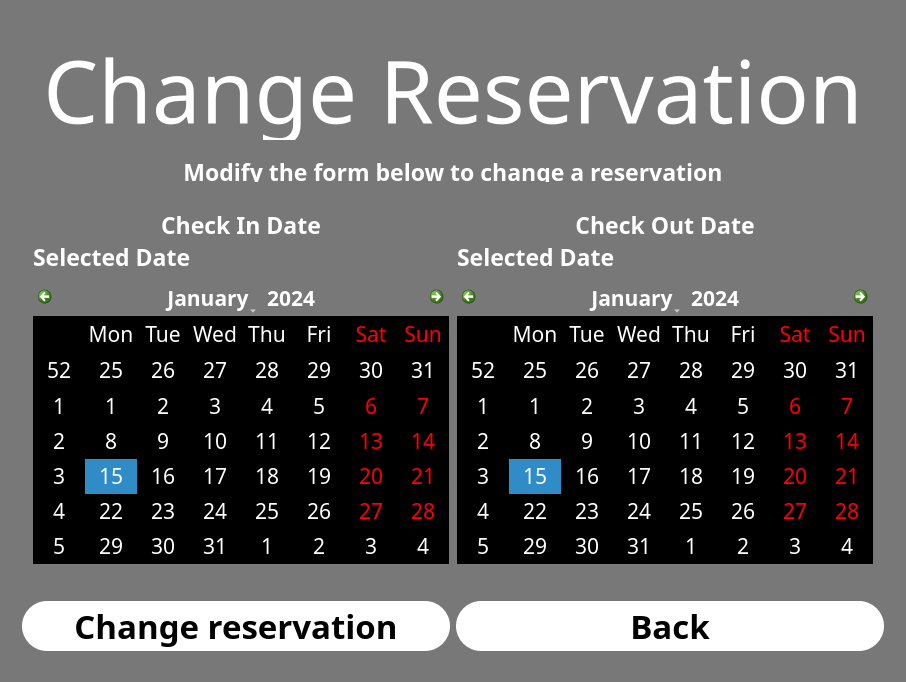
         <widget class="QWidget" name="change">
          <layout class="QVBoxLayout" name="verticalLayout_37">
           <property name="spacing">
            <number>0</number>
           </property>
           <property name="leftMargin">
            <number>0</number>
           </property>
           <property name="topMargin">
            <number>0</number>
           </property>
           <property name="rightMargin">
            <number>0</number>
           </property>
           <property name="bottomMargin">
            <number>0</number>
           </property>
           <item>
            <widget class="QFrame" name="frame_33">
             <property name="styleSheet">
              <string notr="true">

QFrame
{
	background:rgba(0,0,0,0.5);
	
	
}

*{
	
}


QLabel
{
	color:white;
	background: transparent;
}



QLineEdit
{
	background:transparent;
	border:none;
	color: rgb(15, 15, 15);
	border-bottom:1px solid  rgb(35, 35, 35);
}



</string>
             </property>
             <property name="frameShape">
              <enum>QFrame::NoFrame</enum>
             </property>
             <property name="frameShadow">
              <enum>QFrame::Raised</enum>
             </property>
             <layout class="QVBoxLayout" name="verticalLayout_32">
              <property name="spacing">
               <number>0</number>
              </property>
              <property name="leftMargin">
               <number>0</number>
              </property>
              <property name="topMargin">
               <number>0</number>
              </property>
              <property name="rightMargin">
               <number>0</number>
              </property>
              <property name="bottomMargin">
               <number>0</number>
              </property>
              <item>
               <spacer name="verticalSpacer_15">
                <property name="orientation">
                 <enum>Qt::Vertical</enum>
                </property>
                <property name="sizeType">
                 <enum>QSizePolicy::Fixed</enum>
                </property>
                <property name="sizeHint" stdset="0">
                 <size>
                  <width>20</width>
                  <height>40</height>
                 </size>
                </property>
               </spacer>
              </item>
              <item>
               <widget class="QLabel" name="label_21">
                <property name="maximumSize">
                 <size>
                  <width>16777215</width>
                  <height>100</height>
                 </size>
                </property>
                <property name="font">
                 <font>
                  <family>Azonix</family>
                  <pointsize>65</pointsize>
                 </font>
                </property>
                <property name="text">
                 <string>Change Reservation</string>
                </property>
                <property name="alignment">
                 <set>Qt::AlignCenter</set>
                </property>
               </widget>
              </item>
              <item>
               <widget class="QLabel" name="label_home_8">
                <property name="maximumSize">
                 <size>
                  <width>16777215</width>
                  <height>25</height>
                 </size>
                </property>
                <property name="font">
                 <font>
                  <family>century gothic</family>
                  <pointsize>12</pointsize>
                 </font>
                </property>
                <property name="text">
                 <string/>
                </property>
                <property name="alignment">
                 <set>Qt::AlignCenter</set>
                </property>
               </widget>
              </item>
              <item>
               <widget class="QLabel" name="label_14">
                <property name="maximumSize">
                 <size>
                  <width>16777215</width>
                  <height>20</height>
                 </size>
                </property>
                <property name="font">
                 <font>
                  <family>Lucida Fax</family>
                  <pointsize>17</pointsize>
                  <weight>75</weight>
                  <bold>true</bold>
                 </font>
                </property>
                <property name="styleSheet">
                 <string notr="true">	background:rgba(0,0,0,0);
</string>
                </property>
                <property name="text">
                 <string>Modify the form below to change a reservation</string>
                </property>
                <property name="alignment">
                 <set>Qt::AlignCenter</set>
                </property>
               </widget>
              </item>
              <item>
               <widget class="QFrame" name="frame_42">
                <property name="minimumSize">
                 <size>
                  <width>0</width>
                  <height>500</height>
                 </size>
                </property>
                <property name="styleSheet">
                 <string notr="true">	background:rgba(0,0,0,0);
</string>
                </property>
                <property name="frameShape">
                 <enum>QFrame::StyledPanel</enum>
                </property>
                <property name="frameShadow">
                 <enum>QFrame::Raised</enum>
                </property>
                <layout class="QVBoxLayout" name="verticalLayout_33">
                 <property name="leftMargin">
                  <number>0</number>
                 </property>
                 <property name="topMargin">
                  <number>0</number>
                 </property>
                 <property name="rightMargin">
                  <number>0</number>
                 </property>
                 <item>
                  <widget class="QFrame" name="frame_43">
                   <property name="frameShape">
                    <enum>QFrame::StyledPanel</enum>
                   </property>
                   <property name="frameShadow">
                    <enum>QFrame::Raised</enum>
                   </property>
                   <layout class="QGridLayout" name="gridLayout_19">
                    <property name="leftMargin">
                     <number>0</number>
                    </property>
                    <property name="topMargin">
                     <number>0</number>
                    </property>
                    <property name="rightMargin">
                     <number>0</number>
                    </property>
                    <property name="bottomMargin">
                     <number>0</number>
                    </property>
                    <property name="spacing">
                     <number>0</number>
                    </property>
                    <item row="1" column="0">
                     <widget class="QFrame" name="frame_44">
                      <property name="frameShape">
                       <enum>QFrame::StyledPanel</enum>
                      </property>
                      <property name="frameShadow">
                       <enum>QFrame::Raised</enum>
                      </property>
                      <layout class="QVBoxLayout" name="verticalLayout_34">
                       <item>
                        <widget class="QFrame" name="frame_45">
                         <property name="frameShape">
                          <enum>QFrame::StyledPanel</enum>
                         </property>
                         <property name="frameShadow">
                          <enum>QFrame::Raised</enum>
                         </property>
                         <layout class="QGridLayout" name="gridLayout_7">
                          <item row="0" column="0">
                           <widget class="QFrame" name="frame_46">
                            <property name="frameShape">
                             <enum>QFrame::StyledPanel</enum>
                            </property>
                            <property name="frameShadow">
                             <enum>QFrame::Raised</enum>
                            </property>
                            <layout class="QHBoxLayout" name="horizontalLayout_12">
                             <item>
                              <widget class="QFrame" name="frame_47">
                               <property name="frameShape">
                                <enum>QFrame::StyledPanel</enum>
                               </property>
                               <property name="frameShadow">
                                <enum>QFrame::Raised</enum>
                               </property>
                               <layout class="QVBoxLayout" name="verticalLayout_35">
                                <property name="spacing">
                                 <number>12</number>
                                </property>
                                <property name="leftMargin">
                                 <number>0</number>
                                </property>
                                <property name="topMargin">
                                 <number>0</number>
                                </property>
                                <property name="rightMargin">
                                 <number>0</number>
                                </property>
                                <property name="bottomMargin">
                                 <number>0</number>
                                </property>
                                <item>
                                 <widget class="QLabel" name="label_15">
                                  <property name="maximumSize">
                                   <size>
                                    <width>16777215</width>
                                    <height>20</height>
                                   </size>
                                  </property>
                                  <property name="font">
                                   <font>
                                    <family>Lucida Fax</family>
                                    <pointsize>17</pointsize>
                                    <weight>75</weight>
                                    <bold>true</bold>
                                   </font>
                                  </property>
                                  <property name="styleSheet">
                                   <string notr="true">	background:rgba(0,0,0,0);
</string>
                                  </property>
                                  <property name="text">
                                   <string>Check In Date</string>
                                  </property>
                                  <property name="alignment">
                                   <set>Qt::AlignCenter</set>
                                  </property>
                                 </widget>
                                </item>
                                <item>
                                 <widget class="QLabel" name="label_indate_change">
                                  <property name="maximumSize">
                                   <size>
                                    <width>16777215</width>
                                    <height>20</height>
                                   </size>
                                  </property>
                                  <property name="font">
                                   <font>
                                    <family>Lucida Fax</family>
                                    <pointsize>17</pointsize>
                                    <weight>75</weight>
                                    <bold>true</bold>
                                   </font>
                                  </property>
                                  <property name="styleSheet">
                                   <string notr="true">	background:rgba(0,0,0,0);
</string>
                                  </property>
                                  <property name="text">
                                   <string>Selected Date</string>
                                  </property>
                                  <property name="alignment">
                                   <set>Qt::AlignLeading|Qt::AlignLeft|Qt::AlignVCenter</set>
                                  </property>
                                 </widget>
                                </item>
                                <item>
                                 <widget class="QCalendarWidget" name="calendarWidget_indate_change">
                                  <property name="font">
                                   <font>
                                    <family>Lucida Fax</family>
                                    <pointsize>16</pointsize>
                                   </font>
                                  </property>
                                  <property name="styleSheet">
                                   <string notr="true">alternate-background-color: rgb(0, 0, 0);
color: rgb(255, 255, 255);
</string>
                                  </property>
                                 </widget>
                                </item>
                               </layout>
                              </widget>
                             </item>
                             <item>
                              <widget class="QFrame" name="frame_48">
                               <property name="frameShape">
                                <enum>QFrame::StyledPanel</enum>
                               </property>
                               <property name="frameShadow">
                                <enum>QFrame::Raised</enum>
                               </property>
                               <layout class="QVBoxLayout" name="verticalLayout_36">
                                <property name="spacing">
                                 <number>12</number>
                                </property>
                                <property name="leftMargin">
                                 <number>0</number>
                                </property>
                                <property name="topMargin">
                                 <number>0</number>
                                </property>
                                <property name="rightMargin">
                                 <number>0</number>
                                </property>
                                <property name="bottomMargin">
                                 <number>0</number>
                                </property>
                                <item>
                                 <widget class="QLabel" name="label_22">
                                  <property name="maximumSize">
                                   <size>
                                    <width>16777215</width>
                                    <height>20</height>
                                   </size>
                                  </property>
                                  <property name="font">
                                   <font>
                                    <family>Lucida Fax</family>
                                    <pointsize>17</pointsize>
                                    <weight>75</weight>
                                    <bold>true</bold>
                                   </font>
                                  </property>
                                  <property name="styleSheet">
                                   <string notr="true">	background:rgba(0,0,0,0);
</string>
                                  </property>
                                  <property name="text">
                                   <string>Check Out Date</string>
                                  </property>
                                  <property name="alignment">
                                   <set>Qt::AlignCenter</set>
                                  </property>
                                 </widget>
                                </item>
                                <item>
                                 <widget class="QLabel" name="label_outdate_change">
                                  <property name="maximumSize">
                                   <size>
                                    <width>16777215</width>
                                    <height>20</height>
                                   </size>
                                  </property>
                                  <property name="font">
                                   <font>
                                    <family>Lucida Fax</family>
                                    <pointsize>17</pointsize>
                                    <weight>75</weight>
                                    <bold>true</bold>
                                   </font>
                                  </property>
                                  <property name="styleSheet">
                                   <string notr="true">	background:rgba(0,0,0,0);
</string>
                                  </property>
                                  <property name="text">
                                   <string>Selected Date</string>
                                  </property>
                                  <property name="alignment">
                                   <set>Qt::AlignLeading|Qt::AlignLeft|Qt::AlignVCenter</set>
                                  </property>
                                 </widget>
                                </item>
                                <item>
                                 <widget class="QCalendarWidget" name="calendarWidget_outdate_change">
                                  <property name="font">
                                   <font>
                                    <family>Lucida Fax</family>
                                    <pointsize>16</pointsize>
                                   </font>
                                  </property>
                                  <property name="styleSheet">
                                   <string notr="true">alternate-background-color: rgb(0, 0, 0);
color: rgb(255, 255, 255);
</string>
                                  </property>
                                 </widget>
                                </item>
                               </layout>
                              </widget>
                             </item>
                            </layout>
                           </widget>
                          </item>
                         </layout>
                        </widget>
                       </item>
                       <item>
                        <widget class="QFrame" name="frame_49">
                         <property name="maximumSize">
                          <size>
                           <width>16777215</width>
                           <height>75</height>
                          </size>
                         </property>
                         <property name="frameShape">
                          <enum>QFrame::StyledPanel</enum>
                         </property>
                         <property name="frameShadow">
                          <enum>QFrame::Raised</enum>
                         </property>
                         <layout class="QHBoxLayout" name="horizontalLayout_13">
                          <item>
                           <widget class="QPushButton" name="btn_change_confirm">
                            <property name="sizePolicy">
                             <sizepolicy hsizetype="Minimum" vsizetype="Fixed">
                              <horstretch>0</horstretch>
                              <verstretch>0</verstretch>
                             </sizepolicy>
                            </property>
                            <property name="minimumSize">
                             <size>
                              <width>0</width>
                              <height>50</height>
                             </size>
                            </property>
                            <property name="maximumSize">
                             <size>
                              <width>450</width>
                              <height>50</height>
                             </size>
                            </property>
                            <property name="font">
                             <font>
                              <family>Azonix</family>
                              <pointsize>25</pointsize>
                              <weight>75</weight>
                              <bold>true</bold>
                             </font>
                            </property>
                            <property name="styleSheet">
                             <string notr="true">QPushButton
{
	border-radius: 25px;
	background-color: rgb(255, 255, 255);;
	color: rgb(0, 0, 0);

}

QPushButton:hover
{
	background: rgba(0, 0, 0, 0.75);
	color: rgb(255, 255, 255);
	
}</string>
                            </property>
                            <property name="text">
                             <string>Change reservation</string>
                            </property>
                           </widget>
                          </item>
                          <item>
                           <widget class="QPushButton" name="btn_back_user_2">
                            <property name="sizePolicy">
                             <sizepolicy hsizetype="Minimum" vsizetype="Fixed">
                              <horstretch>0</horstretch>
                              <verstretch>0</verstretch>
                             </sizepolicy>
                            </property>
                            <property name="minimumSize">
                             <size>
                              <width>0</width>
                              <height>50</height>
                             </size>
                            </property>
                            <property name="maximumSize">
                             <size>
                              <width>450</width>
                              <height>50</height>
                             </size>
                            </property>
                            <property name="font">
                             <font>
                              <family>Azonix</family>
                              <pointsize>25</pointsize>
                              <weight>75</weight>
                              <bold>true</bold>
                             </font>
                            </property>
                            <property name="styleSheet">
                             <string notr="true">QPushButton
{
	border-radius: 25px;
	background-color: rgb(255, 255, 255);;
	color: rgb(0, 0, 0);

}

QPushButton:hover
{
	background: rgba(0, 0, 0, 0.75);
	color: rgb(255, 255, 255);
	
}</string>
                            </property>
                            <property name="text">
                             <string>Back</string>
                            </property>
                           </widget>
                          </item>
                         </layout>
                        </widget>
                       </item>
                      </layout>
                     </widget>
                    </item>
                   </layout>
                  </widget>
                 </item>
                </layout>
               </widget>
              </item>
             </layout>
            </widget>
           </item>
          </layout>
         </widget>
